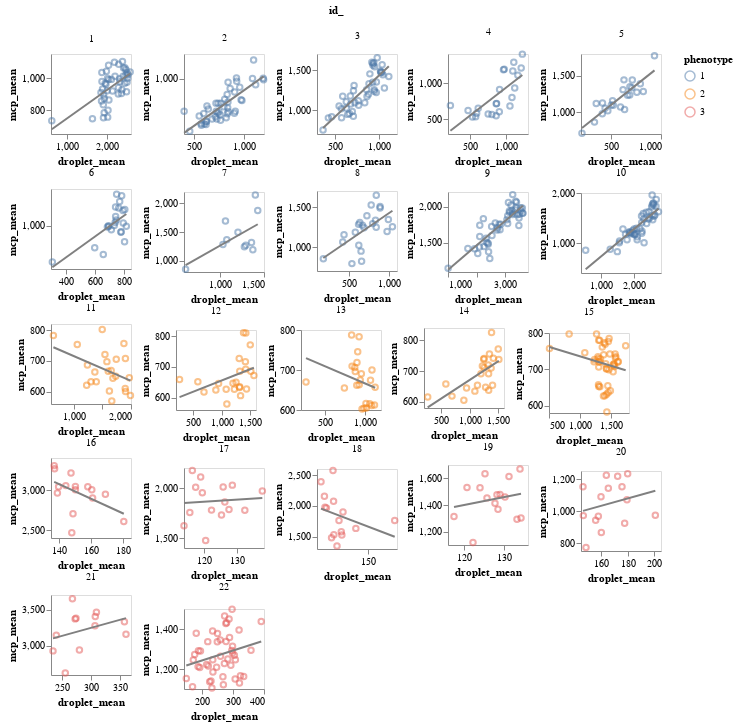

This figure's notebook cell:
### Markdown cell above
### 2) Correlation between two channels

#### 2.1) Plot two channels against each other for each ROI

### Code cell
# Using Altair
def plot_scatter_reg(data, x='droplet_mean', y='mcp_mean'):

    base = alt.Chart().encode(
        x=alt.X(x, scale=alt.Scale(zero=False)),
        y=alt.Y(y, scale=alt.Scale(zero=False))
    ).properties(
        width=80, height=80
    )

    points = base.mark_point().encode(
        color=alt.Color('phenotype:N'),
        opacity=alt.value(0.5)
    )
    fit = base.transform_regression(x,y).mark_line(color='grey')

    overlay = (
        alt.layer(points, fit, data=data)
        .facet(facet='id_', columns=5)
        .resolve_scale(x="independent", y="independent")
    )
    
    return overlay

plot_scatter_reg(tidy).configure_axis(grid=False).configure_facet(spacing=0)

### Figure 1 — Vega-Lite specification as saved in the notebook (floating-point values rounded to 4 significant figures; data arrays with more than 128 entries replaced by an {"elided": "..."} marker saying what was removed)
{"config": {"view": {"continuousWidth": 400, "continuousHeight": 300}, "axis": {"grid": false}, "facet": {"spacing": 0}}, "data": {"name": "data-c34043b8449e2f53959bb4d656d1a72a"}, "facet": {"type": "quantitative", "field": "id_"}, "spec": {"layer": [{"mark": "point", "encoding": {"color": {"type": "nominal", "field": "phenotype"}, "opacity": {"value": 0.5}, "x": {"type": "quantitative", "field": "droplet_mean", "scale": {"zero": false}}, "y": {"type": "quantitative", "field": "mcp_mean", "scale": {"zero": false}}}, "height": 80, "width": 80}, {"mark": {"type": "line", "color": "grey"}, "encoding": {"x": {"type": "quantitative", "field": "droplet_mean", "scale": {"zero": false}}, "y": {"type": "quantitative", "field": "mcp_mean", "scale": {"zero": false}}}, "height": 80, "transform": [{"on": "droplet_mean", "regression": "mcp_mean"}], "width": 80}]}, "columns": 5, "resolve": {"scale": {"x": "independent", "y": "independent"}}, "$schema": "https://vega.github.io/schema/vega-lite/v4.8.1.json", "datasets": {"data-c34043b8449e2f53959bb4d656d1a72a": {"elided": "606 records"}}}
